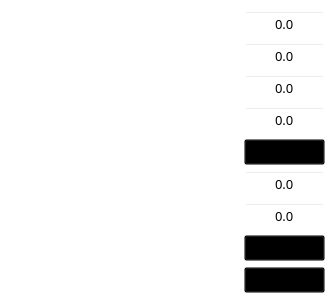
              <widget class="QWidget" name="widget_26" native="true">
               <property name="geometry">
                <rect>
                 <x>360</x>
                 <y>90</y>
                 <width>321</width>
                 <height>291</height>
                </rect>
               </property>
               <property name="styleSheet">
                <string notr="true">background-color:transparent;</string>
               </property>
               <layout class="QGridLayout" name="gridLayout_27">
                <item row="0" column="0">
                 <widget class="QLabel" name="label_151">
                  <property name="font">
                   <font>
                    <family>黑体</family>
                    <pointsize>10</pointsize>
                   </font>
                  </property>
                  <property name="styleSheet">
                   <string notr="true">background-color:transparent;</string>
                  </property>
                  <property name="text">
                   <string>&lt;html&gt;&lt;head/&gt;&lt;body&gt;&lt;p&gt;&lt;span style=&quot; color:#ffffff;&quot;&gt;电池簇总电流（A）：&lt;/span&gt;&lt;/p&gt;&lt;/body&gt;&lt;/html&gt;</string>
                  </property>
                 </widget>
                </item>
                <item row="1" column="0">
                 <spacer name="verticalSpacer_135">
                  <property name="orientation">
                   <enum>Qt::Vertical</enum>
                  </property>
                  <property name="sizeHint" stdset="0">
                   <size>
                    <width>221</width>
                    <height>13</height>
                   </size>
                  </property>
                 </spacer>
                </item>
                <item row="2" column="0">
                 <widget class="QLabel" name="label_152">
                  <property name="font">
                   <font>
                    <family>黑体</family>
                    <pointsize>10</pointsize>
                   </font>
                  </property>
                  <property name="styleSheet">
                   <string notr="true">background-color:transparent;</string>
                  </property>
                  <property name="text">
                   <string>&lt;html&gt;&lt;head/&gt;&lt;body&gt;&lt;p&gt;&lt;span style=&quot; color:#ffffff;&quot;&gt;电池簇SOH（%）：&lt;/span&gt;&lt;/p&gt;&lt;/body&gt;&lt;/html&gt;</string>
                  </property>
                 </widget>
                </item>
                <item row="3" column="0">
                 <spacer name="verticalSpacer_136">
                  <property name="orientation">
                   <enum>Qt::Vertical</enum>
                  </property>
                  <property name="sizeHint" stdset="0">
                   <size>
                    <width>221</width>
                    <height>13</height>
                   </size>
                  </property>
                 </spacer>
                </item>
                <item row="4" column="0">
                 <widget class="QLabel" name="label_153">
                  <property name="font">
                   <font>
                    <family>黑体</family>
                    <pointsize>10</pointsize>
                   </font>
                  </property>
                  <property name="styleSheet">
                   <string notr="true">background-color:transparent;</string>
                  </property>
                  <property name="text">
                   <string>&lt;html&gt;&lt;head/&gt;&lt;body&gt;&lt;p&gt;&lt;span style=&quot; color:#ffffff;&quot;&gt;最低单体电压（V）：&lt;/span&gt;&lt;/p&gt;&lt;/body&gt;&lt;/html&gt;</string>
                  </property>
                 </widget>
                </item>
                <item row="5" column="0">
                 <spacer name="verticalSpacer_137">
                  <property name="orientation">
                   <enum>Qt::Vertical</enum>
                  </property>
                  <property name="sizeHint" stdset="0">
                   <size>
                    <width>221</width>
                    <height>13</height>
                   </size>
                  </property>
                 </spacer>
                </item>
                <item row="6" column="0">
                 <widget class="QLabel" name="label_154">
                  <property name="font">
                   <font>
                    <family>黑体</family>
                    <pointsize>10</pointsize>
                   </font>
                  </property>
                  <property name="styleSheet">
                   <string notr="true">background-color:transparent;</string>
                  </property>
                  <property name="text">
                   <string>&lt;html&gt;&lt;head/&gt;&lt;body&gt;&lt;p&gt;&lt;span style=&quot; color:#ffffff;&quot;&gt;最低单体温度（℃）：&lt;/span&gt;&lt;/p&gt;&lt;/body&gt;&lt;/html&gt;</string>
                  </property>
                 </widget>
                </item>
                <item row="7" column="0">
                 <spacer name="verticalSpacer_138">
                  <property name="orientation">
                   <enum>Qt::Vertical</enum>
                  </property>
                  <property name="sizeHint" stdset="0">
                   <size>
                    <width>221</width>
                    <height>13</height>
                   </size>
                  </property>
                 </spacer>
                </item>
                <item row="9" column="0">
                 <spacer name="verticalSpacer_139">
                  <property name="orientation">
                   <enum>Qt::Vertical</enum>
                  </property>
                  <property name="sizeHint" stdset="0">
                   <size>
                    <width>221</width>
                    <height>13</height>
                   </size>
                  </property>
                 </spacer>
                </item>
                <item row="10" column="0" colspan="2">
                 <widget class="QLabel" name="label_155">
                  <property name="font">
                   <font>
                    <family>黑体</family>
                    <pointsize>10</pointsize>
                   </font>
                  </property>
                  <property name="styleSheet">
                   <string notr="true">background-color:transparent;</string>
                  </property>
                  <property name="text">
                   <string>&lt;html&gt;&lt;head/&gt;&lt;body&gt;&lt;p&gt;&lt;span style=&quot; color:#ffffff;&quot;&gt;最大放电电流（A）：&lt;/span&gt;&lt;/p&gt;&lt;/body&gt;&lt;/html&gt;</string>
                  </property>
                 </widget>
                </item>
                <item row="10" column="2">
                 <widget class="QLineEdit" name="lineEdit_125">
                  <property name="sizePolicy">
                   <sizepolicy hsizetype="Expanding" vsizetype="Expanding">
                    <horstretch>0</horstretch>
                    <verstretch>0</verstretch>
                   </sizepolicy>
                  </property>
                  <property name="font">
                   <font>
                    <family>黑体</family>
                    <pointsize>10</pointsize>
                   </font>
                  </property>
                  <property name="styleSheet">
                   <string notr="true">background-color:transparent;</string>
                  </property>
                  <property name="text">
                   <string>0.0</string>
                  </property>
                  <property name="alignment">
                   <set>Qt::AlignCenter</set>
                  </property>
                 </widget>
                </item>
                <item row="11" column="0">
                 <spacer name="verticalSpacer_140">
                  <property name="orientation">
                   <enum>Qt::Vertical</enum>
                  </property>
                  <property name="sizeHint" stdset="0">
                   <size>
                    <width>221</width>
                    <height>13</height>
                   </size>
                  </property>
                 </spacer>
                </item>
                <item row="12" column="0" colspan="2">
                 <widget class="QLabel" name="label_193">
                  <property name="font">
                   <font>
                    <family>黑体</family>
                    <pointsize>10</pointsize>
                   </font>
                  </property>
                  <property name="styleSheet">
                   <string notr="true">background-color:transparent;</string>
                  </property>
                  <property name="text">
                   <string>&lt;html&gt;&lt;head/&gt;&lt;body&gt;&lt;p&gt;&lt;span style=&quot; color:#ffffff;&quot;&gt;最大放电功率（KW）：&lt;/span&gt;&lt;/p&gt;&lt;/body&gt;&lt;/html&gt;</string>
                  </property>
                 </widget>
                </item>
                <item row="12" column="2">
                 <widget class="QLineEdit" name="lineEdit_126">
                  <property name="sizePolicy">
                   <sizepolicy hsizetype="Expanding" vsizetype="Expanding">
                    <horstretch>0</horstretch>
                    <verstretch>0</verstretch>
                   </sizepolicy>
                  </property>
                  <property name="font">
                   <font>
                    <family>黑体</family>
                    <pointsize>10</pointsize>
                   </font>
                  </property>
                  <property name="styleSheet">
                   <string notr="true">background-color:transparent;</string>
                  </property>
                  <property name="text">
                   <string>0.0</string>
                  </property>
                  <property name="alignment">
                   <set>Qt::AlignCenter</set>
                  </property>
                 </widget>
                </item>
                <item row="13" column="0">
                 <spacer name="verticalSpacer_141">
                  <property name="orientation">
                   <enum>Qt::Vertical</enum>
                  </property>
                  <property name="sizeHint" stdset="0">
                   <size>
                    <width>221</width>
                    <height>13</height>
                   </size>
                  </property>
                 </spacer>
                </item>
                <item row="14" column="0" colspan="2">
                 <widget class="QLabel" name="label_156">
                  <property name="font">
                   <font>
                    <family>黑体</family>
                    <pointsize>10</pointsize>
                   </font>
                  </property>
                  <property name="styleSheet">
                   <string notr="true">background-color:transparent;</string>
                  </property>
                  <property name="text">
                   <string>&lt;html&gt;&lt;head/&gt;&lt;body&gt;&lt;p&gt;&lt;span style=&quot; color:#ffffff;&quot;&gt;电池放电允许：&lt;/span&gt;&lt;/p&gt;&lt;/body&gt;&lt;/html&gt;</string>
                  </property>
                 </widget>
                </item>
                <item row="14" column="2">
                 <widget class="QComboBox" name="comboBox_12">
                  <property name="font">
                   <font>
                    <family>黑体</family>
                    <pointsize>10</pointsize>
                   </font>
                  </property>
                  <property name="styleSheet">
                   <string notr="true">background-color:transparent;</string>
                  </property>
                  <item>
                   <property name="text">
                    <string>否</string>
                   </property>
                  </item>
                  <item>
                   <property name="text">
                    <string>是</string>
                   </property>
                  </item>
                 </widget>
                </item>
                <item row="15" column="0">
                 <spacer name="verticalSpacer_142">
                  <property name="orientation">
                   <enum>Qt::Vertical</enum>
                  </property>
                  <property name="sizeHint" stdset="0">
                   <size>
                    <width>221</width>
                    <height>13</height>
                   </size>
                  </property>
                 </spacer>
                </item>
                <item row="16" column="0" colspan="2">
                 <widget class="QLabel" name="label_157">
                  <property name="font">
                   <font>
                    <family>黑体</family>
                    <pointsize>10</pointsize>
                   </font>
                  </property>
                  <property name="styleSheet">
                   <string notr="true">background-color:transparent;</string>
                  </property>
                  <property name="text">
                   <string>&lt;html&gt;&lt;head/&gt;&lt;body&gt;&lt;p&gt;&lt;span style=&quot; color:#ffffff;&quot;&gt;电池故障：&lt;/span&gt;&lt;/p&gt;&lt;/body&gt;&lt;/html&gt;</string>
                  </property>
                 </widget>
                </item>
                <item row="16" column="2">
                 <widget class="QComboBox" name="comboBox_13">
                  <property name="font">
                   <font>
                    <family>黑体</family>
                    <pointsize>10</pointsize>
                   </font>
                  </property>
                  <property name="styleSheet">
                   <string notr="true">background-color:transparent;</string>
                  </property>
                  <item>
                   <property name="text">
                    <string>无</string>
                   </property>
                  </item>
                  <item>
                   <property name="text">
                    <string>有</string>
                   </property>
                  </item>
                 </widget>
                </item>
                <item row="8" column="2">
                 <widget class="QComboBox" name="comboBox_14">
                  <property name="font">
                   <font>
                    <family>黑体</family>
                    <pointsize>10</pointsize>
                   </font>
                  </property>
                  <property name="styleSheet">
                   <string notr="true">background-color:transparent;</string>
                  </property>
                  <item>
                   <property name="text">
                    <string>电池恒压</string>
                   </property>
                  </item>
                 </widget>
                </item>
                <item row="8" column="0" colspan="2">
                 <widget class="QLabel" name="label_194">
                  <property name="font">
                   <font>
                    <family>黑体</family>
                    <pointsize>10</pointsize>
                   </font>
                  </property>
                  <property name="styleSheet">
                   <string notr="true">background-color:transparent;</string>
                  </property>
                  <property name="text">
                   <string>&lt;html&gt;&lt;head/&gt;&lt;body&gt;&lt;p&gt;&lt;span style=&quot; color:#ffffff;&quot;&gt;最低单体SOC（%）：&lt;/span&gt;&lt;/p&gt;&lt;/body&gt;&lt;/html&gt;</string>
                  </property>
                 </widget>
                </item>
                <item row="6" column="2">
                 <widget class="QLineEdit" name="lineEdit_127">
                  <property name="sizePolicy">
                   <sizepolicy hsizetype="Expanding" vsizetype="Expanding">
                    <horstretch>0</horstretch>
                    <verstretch>0</verstretch>
                   </sizepolicy>
                  </property>
                  <property name="font">
                   <font>
                    <family>黑体</family>
                    <pointsize>10</pointsize>
                   </font>
                  </property>
                  <property name="styleSheet">
                   <string notr="true">background-color:transparent;</string>
                  </property>
                  <property name="text">
                   <string>0.0</string>
                  </property>
                  <property name="alignment">
                   <set>Qt::AlignCenter</set>
                  </property>
                 </widget>
                </item>
                <item row="4" column="2">
                 <widget class="QLineEdit" name="lineEdit_128">
                  <property name="sizePolicy">
                   <sizepolicy hsizetype="Expanding" vsizetype="Expanding">
                    <horstretch>0</horstretch>
                    <verstretch>0</verstretch>
                   </sizepolicy>
                  </property>
                  <property name="font">
                   <font>
                    <family>黑体</family>
                    <pointsize>10</pointsize>
                   </font>
                  </property>
                  <property name="styleSheet">
                   <string notr="true">background-color:transparent;</string>
                  </property>
                  <property name="text">
                   <string>0.0</string>
                  </property>
                  <property name="alignment">
                   <set>Qt::AlignCenter</set>
                  </property>
                 </widget>
                </item>
                <item row="2" column="2">
                 <widget class="QLineEdit" name="lineEdit_129">
                  <property name="sizePolicy">
                   <sizepolicy hsizetype="Expanding" vsizetype="Expanding">
                    <horstretch>0</horstretch>
                    <verstretch>0</verstretch>
                   </sizepolicy>
                  </property>
                  <property name="font">
                   <font>
                    <family>黑体</family>
                    <pointsize>10</pointsize>
                   </font>
                  </property>
                  <property name="styleSheet">
                   <string notr="true">background-color:transparent;</string>
                  </property>
                  <property name="text">
                   <string>0.0</string>
                  </property>
                  <property name="alignment">
                   <set>Qt::AlignCenter</set>
                  </property>
                 </widget>
                </item>
                <item row="0" column="2">
                 <widget class="QLineEdit" name="lineEdit_130">
                  <property name="sizePolicy">
                   <sizepolicy hsizetype="Expanding" vsizetype="Expanding">
                    <horstretch>0</horstretch>
                    <verstretch>0</verstretch>
                   </sizepolicy>
                  </property>
                  <property name="font">
                   <font>
                    <family>黑体</family>
                    <pointsize>10</pointsize>
                   </font>
                  </property>
                  <property name="styleSheet">
                   <string notr="true">background-color:transparent;</string>
                  </property>
                  <property name="text">
                   <string>0.0</string>
                  </property>
                  <property name="alignment">
                   <set>Qt::AlignCenter</set>
                  </property>
                 </widget>
                </item>
               </layout>
              </widget>
